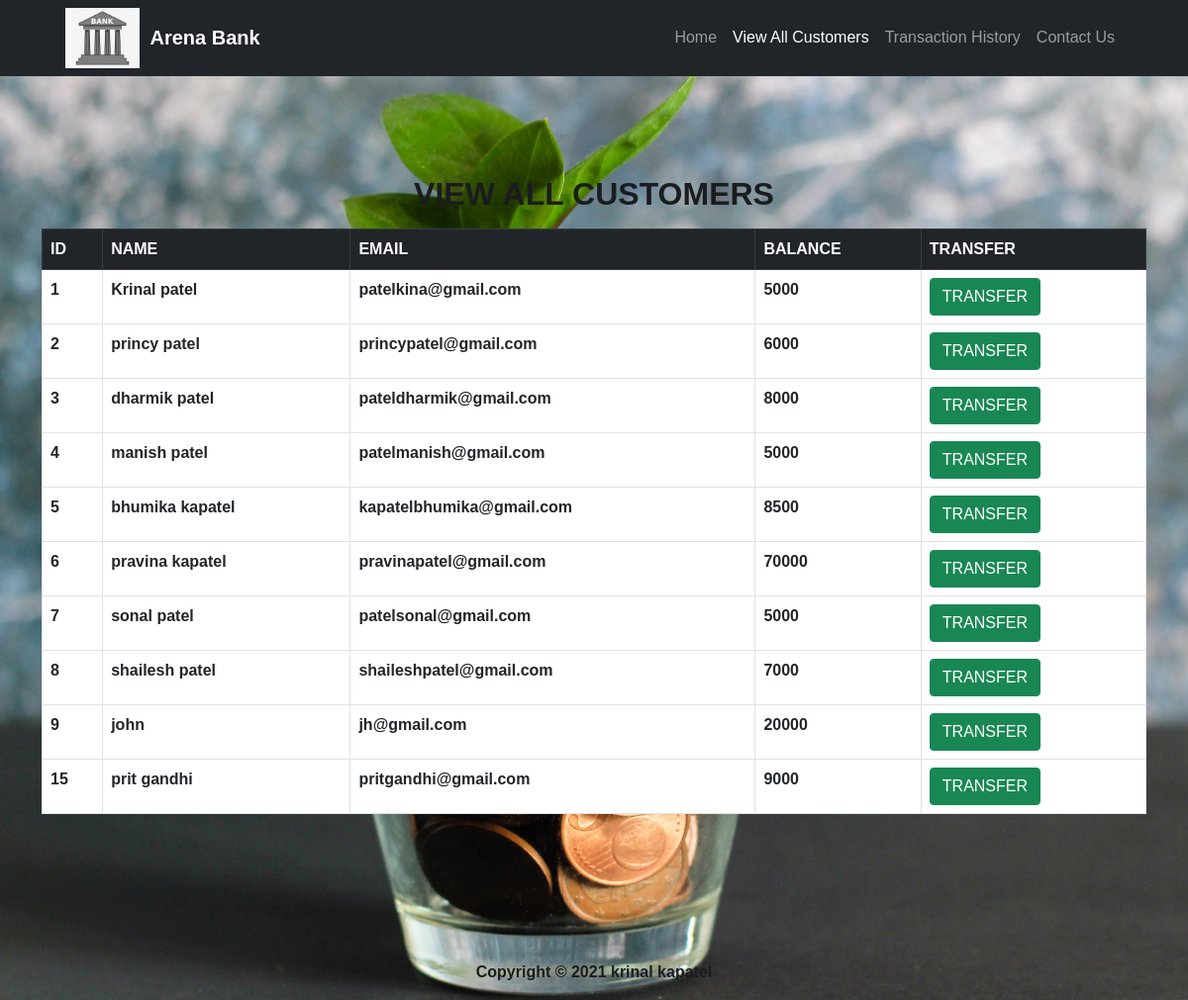
Page /view_all_customer.php on the committed database.
### tables this page shows
CREATE TABLE `view_all_customer` (
  `id` int(10) NOT NULL,
  `c_name` varchar(200) NOT NULL,
  `c_email` varchar(200) NOT NULL,
  `current_balance` int(200) NOT NULL
);

### view_all_customer.php (the view, shortened to what this page needs)
<?php
include "includes/header.php"; ?>
<?php include "includes/navbar_view_all_customer.php"; ?>
<?php include "db.php"; ?>
<div class="container">
    <div class="jumbotron">
    <h1 class="mb-3 h2 text-center"><strong>VIEW ALL CUSTOMERS</stong> </h1>
<?php
$query = "SELECT * FROM view_all_customer";
$select = mysqli_query($connection,$query);
?>
<table class="table table-bordered" style="background-color:white;">
    <thead class="table-dark">
        <tr>
            <th> ID </th>
            <th> NAME</th>
            <th> EMAIL </th>
            <th> BALANCE </th>
            <th> TRANSFER </th>
        </tr>
    </thead>
<?php
if($select)
{
    while($row = mysqli_fetch_array($select))
    {
        ?>
            <tbody>
            <tr>
                <th><?php echo $row['id']; ?></th>
                <th><?php echo $row['c_name']; ?></th>
                <th><?php echo $row['c_email']; ?></th>
                <th><?php echo $row['current_balance']; ?></th>
                <form action="transfer_money.php" method="POST">
                    <th><input type="submit" name="transfer_money" class="btn btn-success" value="TRANSFER" required></th>
                </form>
                </tr>
                </tbody>
<?php
}
}
?>
    </table>
    </div>
</div>
<?php include "includes/footer.php"; ?>

### includes/header.php (style rules this page uses)
body { margin: 0; background: #353535; font-family: 'Work Sans', sans-serif; background-image: url('micheile-henderson-ZVprbBmT8QA-unsplash.jpg'); background-size: cover; background-repeat: no-repeat; background-attachment: fixed; }
.text-center { color:#1b1c1f; padding-top:100px; }

### rows in the picture
view_all_customer: id "1", c_name "Krinal patel", c_email "patelkina@gmail.com", current_balance "5000"
view_all_customer: id "2", c_name "princy patel", c_email "princypatel@gmail.com", current_balance "6000"
view_all_customer: id "3", c_name "dharmik patel", c_email "pateldharmik@gmail.com", current_balance "8000"
view_all_customer: id "4", c_name "manish patel", c_email "patelmanish@gmail.com", current_balance "5000"
view_all_customer: id "5", c_name "bhumika kapatel", c_email "kapatelbhumika@gmail.com", current_balance "8500"
view_all_customer: id "6", c_name "pravina kapatel", c_email "pravinapatel@gmail.com", current_balance "70000"
view_all_customer: id "7", c_name "sonal patel", c_email "patelsonal@gmail.com", current_balance "5000"
view_all_customer: id "8", c_name "shailesh patel", c_email "shaileshpatel@gmail.com", current_balance "7000"
view_all_customer: id "9", c_name "john", c_email "jh@gmail.com", current_balance "20000"
view_all_customer: id "15", c_name "prit gandhi", c_email "pritgandhi@gmail.com", current_balance "9000"
